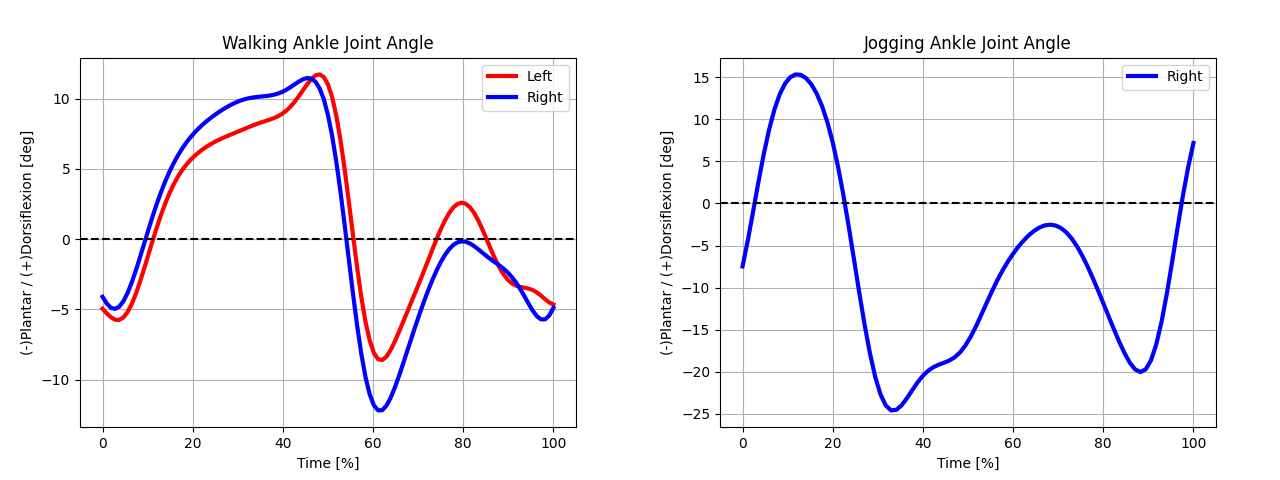
#> input picture plots/MergedJointAngles/Merged_Ankle.png, 1280 x 480 px, found by its file name; its folder holds 4 pictures in this run
$ python PlotsClearner.py
#> lines starting #> are read from the running program, lines starting #| are printed output that depends on the picture; pictures that were not available may be replaced by others from this repository, and a replacement may not be noted
import os
import itertools
from PIL import Image


def MergePics(source_dir, target_dir, output_dir):
    # Ensure output directory exists
#> called with source_dir = '../plots/JoggingJointAngles', target_dir = '../plots/JointAngles', output_dir = '../plots/MergedJointAngles'
    os.makedirs(output_dir, exist_ok=True)

    joint_keywords = ['Ankle', 'Hip', 'Knee', 'Pelvis', 'Trunk']

    def find_matching_keyword(filename, keywords):
        """Finds the first matching keyword in a filename."""
        for keyword in keywords:
            if keyword in filename:
                return keyword
        return None

    # Get list of PNG files in source directory
    source_files = [f for f in os.listdir(source_dir) if f.endswith(".png")]
    target_files = [f for f in os.listdir(target_dir) if f.endswith(".png")]

    # Group files by joint keyword
    source_files_by_joint = {}
    target_files_by_joint = {}

    for file in source_files:
        joint = find_matching_keyword(file, joint_keywords)
        if joint:
            source_files_by_joint[joint] = os.path.join(source_dir, file)

    for file in target_files:
        joint = find_matching_keyword(file, joint_keywords)
        if joint:
            target_files_by_joint[joint] = os.path.join(target_dir, file)

    # Merge images vertically
    for joint, source_path in source_files_by_joint.items():
        if joint in target_files_by_joint:
            target_path = target_files_by_joint[joint]

            # Open images
            img1 = Image.open(target_path)
#> img1 is the input picture: PIL image 1280x480 RGB; mean R, G, B 245.2, 243.5, 247.5
            img2 = Image.open(source_path)

            # Ensure the images have the same width
            width = max(img1.width, img2.width)
#> width = 1280
            img1 = img1.resize((width, img1.height))
            img2 = img2.resize((width, img2.height))

            # Create a new image with combined height
            merged_img = Image.new('RGB', (width, img1.height + img2.height))
#> merged_img: PIL image 1280x960 RGB; every value is 0

            # Paste images on top of each other
            merged_img.paste(img1, (0, 0))
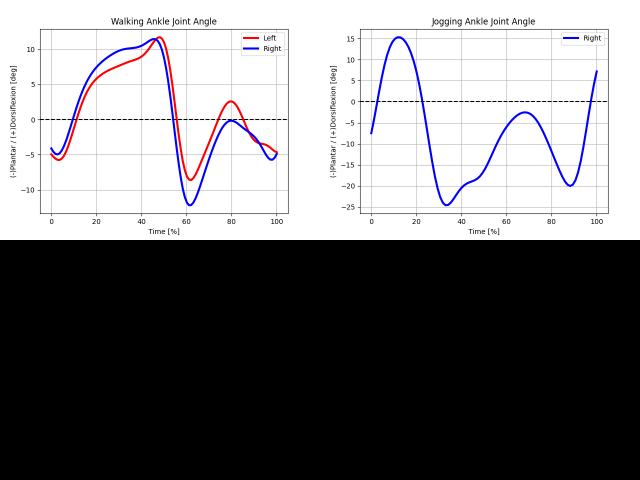
#> merged_img: PIL image 1280x960 RGB (shown at 1/2 size); mean R, G, B 122.6, 121.8, 123.8
            merged_img.paste(img2, (0, img1.height))
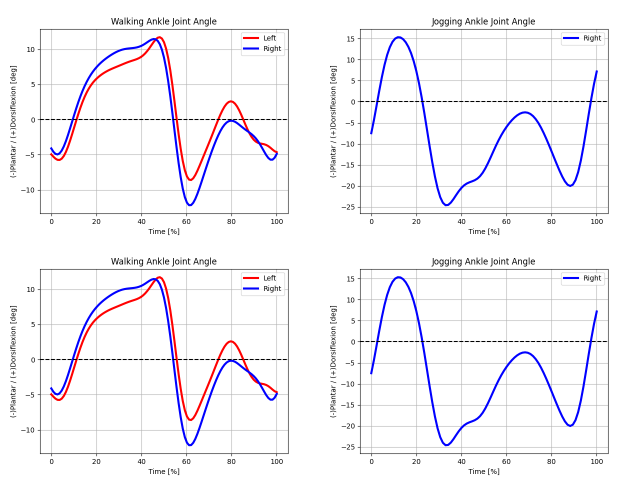
#> merged_img: PIL image 1280x960 RGB (shown at 1/2 size); mean R, G, B 245.2, 243.5, 247.5

            # Save the merged image
            output_path = os.path.join(output_dir, f"Merged_{joint}.png")
            merged_img.save(output_path)
            print(f"Saved merged image: {output_path}")

# [41 lines left out: function merge_3images_vertically, not called in this run]

def merge_3images_horizontally(source_dir, target_dir, third_dir, output_dir):
    """Merge images horizontally if they exist in all three directories."""
    # Ensure output directory exists
    os.makedirs(output_dir, exist_ok=True)

    # Get list of PNG files in source directory
    source_files = {f for f in os.listdir(source_dir) if f.endswith(".png")}
    target_files = {f for f in os.listdir(target_dir) if f.endswith(".png")}
    third_files = {f for f in os.listdir(third_dir) if f.endswith(".png")}

    # Find common files
    common_files = source_files.intersection(target_files, third_files)

    for file_name in common_files:
        source_path = os.path.join(source_dir, file_name)
        target_path = os.path.join(target_dir, file_name)
        third_path = os.path.join(third_dir, file_name)
        output_path = os.path.join(output_dir, file_name)

        # Open images
        img1 = Image.open(source_path)
        img2 = Image.open(target_path)
        img3 = Image.open(third_path)

        # Ensure the images have the same height
        height = max(img1.height, img2.height, img3.height)
        img1 = img1.resize((img1.width, height))
        img2 = img2.resize((img2.width, height))
        img3 = img3.resize((img3.width, height))

        # Create a new image with combined width
        merged_img = Image.new('RGB', (img1.width + img2.width + img3.width, height))

        # Paste images side by side
        merged_img.paste(img1, (0, 0))
        merged_img.paste(img2, (img1.width, 0))
        merged_img.paste(img3, (img1.width + img2.width, 0))

        # Save the merged image
        merged_img.save(output_path)
        print(f"Merged {file_name} and saved to {output_path}")

# Define paths
source_dir = "../plots/JoggingJointAngles"
target_dir = "../plots/JointAngles"
output_dir = "../plots/MergedJointAngles"

MergePics(source_dir, target_dir,output_dir)

# Define paths
source_dir = "../plots/JogMoments"
target_dir = "../plots/Moments"
output_dir = "../plots/MergedMoments"

MergePics(source_dir, target_dir,output_dir)


# Define paths
source_dir = "../plots/JogPowers"
target_dir = "../plots/Powers"
output_dir = "../plots/MergedPowers"

MergePics(source_dir, target_dir,output_dir)


source_dir = "../plots/MergedPowers"
target_dir = "../plots/MergedMoments"
third_dir =  "../plots/MergedJointAngles"


output_dir = "../plots/FullyMerged"


merge_3images_horizontally(third_dir, target_dir,source_dir,output_dir)

$ run again, on plots/MergedJointAngles/Merged_Trunk.png
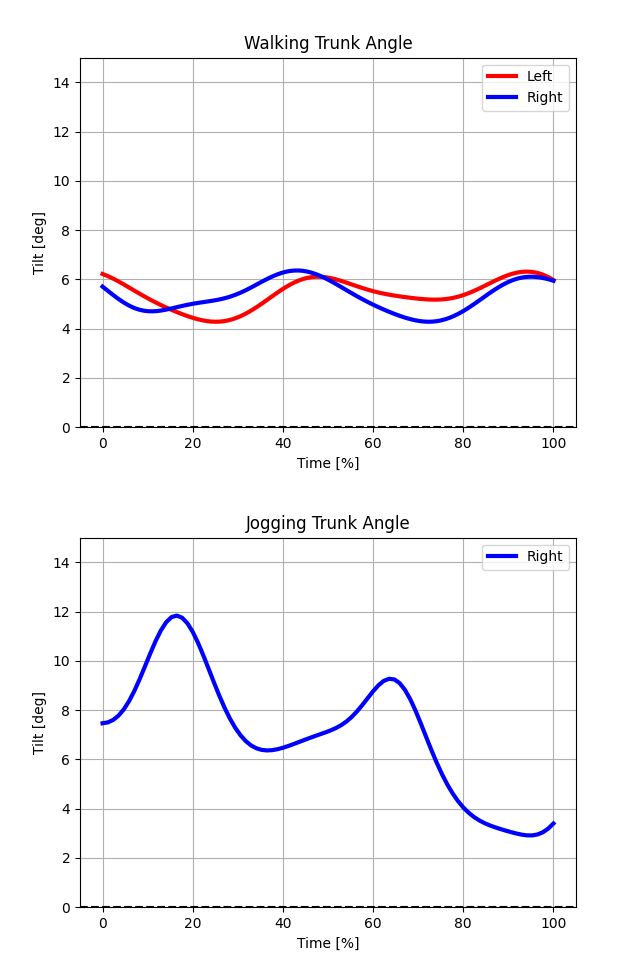
#> input picture plots/MergedJointAngles/Merged_Trunk.png, 640 x 960 px, found by its file name
#> in MergePics, img1 is the input picture: PIL image 640x960 RGB; mean R, G, B 247.7, 246.9, 249.1
#> in MergePics, `merged_img.paste(img1, (0, 0))`:
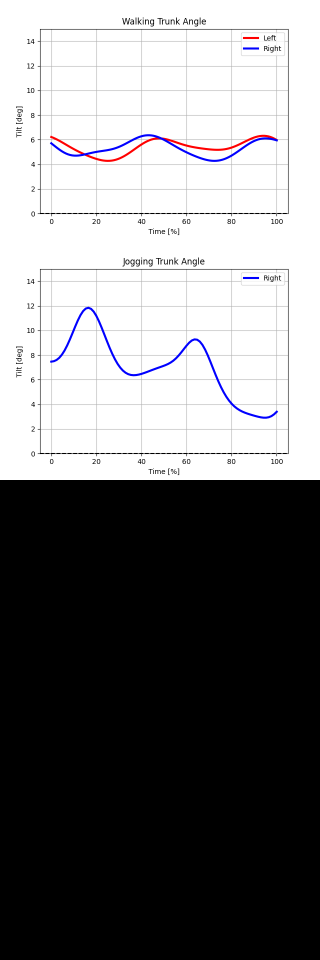
#> merged_img: PIL image 640x1920 RGB (shown at 1/2 size); mean R, G, B 123.9, 123.4, 124.5
#> in MergePics, `merged_img.paste(img2, (0, img1.height))`:
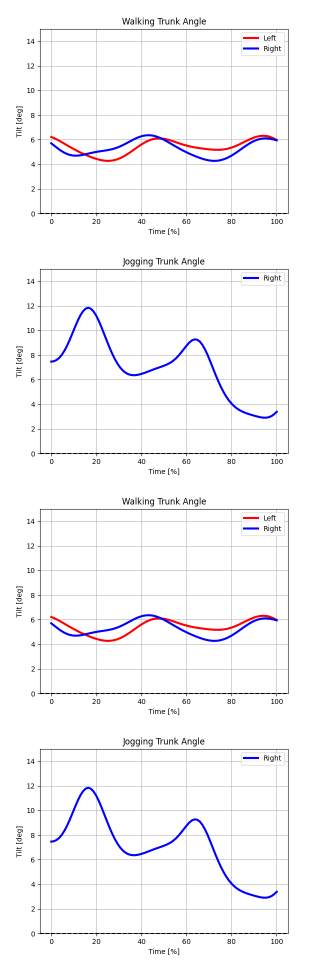
#> merged_img: PIL image 640x1920 RGB (shown at 1/2 size); mean R, G, B 247.7, 246.9, 249.1
